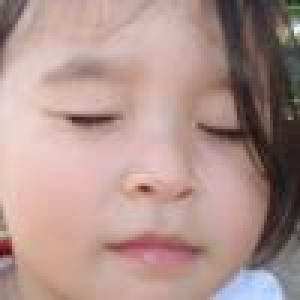
%> input picture test_images/sample_face.jpg, 100 x 100 px (shown 3 times larger)
$ octave demo_drowsy.m   (GNU Octave 9; MATLAB toolbox functions it lacks are replaced by stand-ins)
%> lines starting %> are read from the running program, lines starting %| are printed output that depends on the picture; in (x1, y1, x2, y2) boxes, pixels count from 0 and x2, y2 are one past the last pixel; in counts of white or black regions, pixels touching at a corner belong together; the program's own positions count from 1
### utils/loadSample.m
function img = loadSample(name, fallback)
%> called with name = 'sample_face.jpg'
% LOADSAMPLE  Load test_images/<name>. Also accepts the same name with another
%   extension (.jpeg .png .JPG ...). If no file is found, a MATLAB built-in image
%   (default 'peppers.png') is used and a WARNING tells you where to put your photo.
if nargin < 2, fallback = 'peppers.png'; end
root = fileparts(fileparts(mfilename('fullpath')));
folder = fullfile(root, 'test_images');
p = '';
if nargin >= 1 && ~isempty(name)
    [~, base] = fileparts(name);
    cands = [{name}, strcat(base, {'.jpg','.jpeg','.png','.JPG','.JPEG','.PNG','.bmp'})];
    for i = 1:numel(cands)
        if exist(fullfile(folder, cands{i}), 'file')
            p = fullfile(folder, cands{i});
            break;
        end
    end
end
if ~isempty(p)
    img = imread(p);
%> img is the input picture: size 100x100x3 uint8; mean R, G, B 175.3, 147.1, 141.3
    fprintf('Using your image: %s\n', p);
else
    img = imread(fallback);
    warning(['%s was not found in %s\nUsing the MATLAB test image "%s" instead.\n' ...
             'Save your face photo there as %s (JPG or PNG) and run again.'], ...
            name, folder, fallback, name);
end
if size(img,3) == 4, img = img(:,:,1:3); end
end

### pipeline/drowsyPipeline.m
function R = drowsyPipeline(img, mode, thr, varargin)
%> called with mode = 'face'
% DROWSYPIPELINE  Full drowsy-driver pipeline that uses all three modules.
%   R = drowsyPipeline(img, 'face')            photo or video frame of a driver
%   R = drowsyPipeline(img, 'eye')             already cropped eye image
%   R = drowsyPipeline(img, mode, thr, 'Method', m)
%       m = 'auto' (default: trained model if models/eyeModel.mat exists, else rule)
%           'knn'  trained eye-state model (Viola-Jones + HOG features + KNN)
%           'rule' rule-based baseline (skin segmentation + dark-blob openness)
%   thr = openness threshold; [] -> 0.50 for 'knn', 0.30 for 'rule'
%
%   Trained-model steps ('knn')
%     1. Module 1: V-channel histogram equalization + median filter
%     2. Module 2: Viola-Jones face + eye detection (skin segmentation fallback)
%     3. Module 3: rotate the image so the eyes are level (head tilt), then
%        resize every eye to 24x24 with our bilinear interpolation
%     4. Features: Sobel-gradient orientation histograms (Module 2) + thumbnail
%     5. KNN classifier (from scratch) -> probability that each eye is closed
%     openness score = 1 - mean closed probability of the two eyes
%   Rule-based steps ('rule'): enhancement -> skin eye band -> resize -> dark blob
%     height/width (drowsyDecision).
%
%   Output fields: enhanced, crop, mask, overlay, score, label, box, thr,
%                  method, locator, eyes, face, tilt, pClosed
if nargin < 2 || isempty(mode), mode = 'face'; end
if nargin < 3, thr = []; end
method = 'auto';  removeBrow = true;
if ~isempty(varargin) && (islogical(varargin{1}) || isnumeric(varargin{1}))
    removeBrow = logical(varargin{1});  varargin(1) = [];  method = 'rule';  % old call style
end
for i = 1:2:numel(varargin)
    switch lower(varargin{i})
        case 'method',     method = lower(varargin{i+1});
        case 'removebrow', removeBrow = logical(varargin{i+1});
        otherwise, error('Unknown option %s', varargin{i});
    end
end
%> after the loop, method = 'auto'; removeBrow = true
model = [];
if ~strcmp(method, 'rule'), model = loadEyeModel(); end
if strcmp(method, 'knn') && isempty(model)
    error('No trained model yet: run trainEyeModel first.');
end
if strcmp(method, 'auto')
    if isempty(model)
        method = 'rule';
        warning('drowsyPipeline:noModel', ['models/eyeModel.mat not found: using the rule-based ' ...
                'method. Run trainEyeModel to train the eye-state model.']);
    else
        method = 'knn';
    end
end
if isempty(thr)
    if strcmp(method, 'knn'), thr = 0.50; else, thr = 0.30; end
end

if size(img,3) == 4, img = img(:,:,1:3); end
if size(img,3) == 1, img = repmat(im2uint8(img), [1 1 3]); end
img = im2uint8(img);

% 1) enhancement (Module 1)
enh = medianFilter(histEqualize(img), 3);

if strcmp(method, 'rule')
    R = rulePath(enh, mode, thr, removeBrow);
    return;
end

% ---------------- trained-model path ----------------
[Hh, Ww, ~] = size(enh);
if strcmpi(mode, 'face')
    D = detectFaceEyes(enh);                                   % 2) Module 2
    work = enh;  eyes = D.eyes;
    if abs(D.tilt) > 5                                         % 3) Module 3: level the eyes
        work = rotateImg(enh, D.tilt, 'bilinear');
        c = [(Ww+1)/2, (Hh+1)/2];
        T = tformMatrix('translate', c(1), c(2)) * tformMatrix('rotate', D.tilt) * ...
            tformMatrix('translate', -c(1), -c(2));
        for i = 1:2
            bc = [eyes(i,1) + eyes(i,3)/2, eyes(i,2) + eyes(i,4)/2, 1]';
            p = T * bc;
            eyes(i,1:2) = [p(1) - eyes(i,3)/2, p(2) - eyes(i,4)/2];
        end
        eyes = clipBoxes(eyes, Ww, Hh);
    end
    nEye = 2;
    box = [min(D.eyes(:,1)), min(D.eyes(:,2)), ...
           max(D.eyes(:,1) + D.eyes(:,3)) - min(D.eyes(:,1)), ...
           max(D.eyes(:,2) + D.eyes(:,4)) - min(D.eyes(:,2))];
    locator = D.method;  faceBox = D.face;  tilt = D.tilt;  eyeBoxes = D.eyes;
else
    work = enh;  eyes = [1 1 Ww Hh];  nEye = 1;
    box = eyes;  locator = 'none (eye image)';  faceBox = [];  tilt = 0;  eyeBoxes = eyes;
end

pC = zeros(nEye, 1);
tiles = cell(1, nEye);
for i = 1:nEye
    b = eyes(i,:);
    e = work(b(2):b(2)+b(4)-1, b(1):b(1)+b(3)-1, :);
    [~, pC(i)] = knnPredict(model, eyeFeatures(e));            % 4-5) features + KNN
    tiles{i} = scaleImg(e, 64/size(e,2), 64/size(e,1), 'bilinear');   % for display
    tiles{i} = tiles{i}(1:64, 1:64, :);
end
pClosed = mean(pC);
score = 1 - pClosed;
if score < thr, label = 'DROWSY'; else, label = 'ALERT'; end

crop = cat(2, tiles{:});
ov = crop;
for i = 1:nEye                                                % green = open, red = closed
    if pC(i) >= 0.5, col = [255 0 0]; else, col = [0 200 0]; end
    ov = drawBoxes(ov, [(i-1)*64+1, 1, 64, 64], col, 3);
end
R = struct('enhanced', enh, 'crop', crop, 'mask', false(size(crop,1), size(crop,2)), ...
           'overlay', ov, 'score', score, 'label', label, 'box', box, 'thr', thr, ...
           'method', 'knn', 'locator', locator, 'eyes', eyeBoxes, 'face', faceBox, ...
           'tilt', tilt, 'pClosed', pC);
end

function R = rulePath(enh, mode, thr, removeBrow)
% rule-based baseline: skin eye band -> resize -> dark-blob openness
if strcmpi(mode, 'face')
    [crop, box] = locateEyeRegion(enh);                        % Module 2
else
    crop = enh;  box = [1 1 size(enh,2) size(enh,1)];
end
sc = 128 / size(crop, 2);
crop = scaleImg(crop, sc, sc, 'bilinear');                     % Module 3
[label, score, mask] = drowsyDecision(crop, thr, removeBrow);
ov = crop;
r = ov(:,:,1); g = ov(:,:,2); b = ov(:,:,3);
r(mask) = 255;  g(mask) = 0;  b(mask) = 0;
ov = cat(3, r, g, b);
R = struct('enhanced', enh, 'crop', crop, 'mask', mask, 'overlay', ov, ...
           'score', score, 'label', label, 'box', box, 'thr', thr, ...
           'method', 'rule', 'locator', 'skin', 'eyes', box, 'face', [], ...
           'tilt', 0, 'pClosed', NaN);
end

### module1_enhancement/histEqualize.m
function out = histEqualize(img)
% HISTEQUALIZE  Histogram equalization implemented from scratch.
%   Gray image: s_k = (L-1) * CDF(r_k).  Color image: equalize the V channel
%   of HSV so colors are preserved.
if size(img,3) == 3
    hsv = rgb2hsv(img);
%> hsv: size 100x100x3 double; mean H, S, V 0.123, 0.215, 0.692
    v = histEqualize(im2uint8(hsv(:,:,3)));
%> in histEqualize (call 2), `g = im2uint8(img);`:
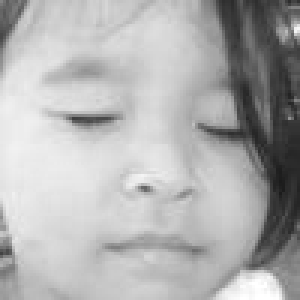
%> g: size 100x100 uint8 (shown 3 times larger); min 27, max 255, mean 176.4
%> in histEqualize (call 2), `counts = histcounts(g(:), 0:256);`: counts = 256 values, max 163 at index 205, min 0 at index 1, mean 39.06
%> in histEqualize (call 2), `cdf = cumsum(counts) / numel(g);`: cdf = 256 values from 0 to 1
%> in histEqualize (call 2), `map = uint8(round(255 * cdf));`: map = 256 values from 0 to 255
    hsv(:,:,3) = double(v)/255;
%> hsv: size 100x100x3 double; mean H, S, V 0.123, 0.215, 0.504
    out = im2uint8(hsv2rgb(hsv));
%> out: size 100x100x3 uint8
    return;
end
g = im2uint8(img);
counts = histcounts(g(:), 0:256);
cdf = cumsum(counts) / numel(g);
map = uint8(round(255 * cdf));
out = map(double(g) + 1);
end

### module1_enhancement/medianFilter.m
function out = medianFilter(img, k)
%> called with k = 3
% MEDIANFILTER  k-by-k median filter (good against salt-and-pepper noise).
if nargin < 2, k = 3; end
k = 2*floor(k/2) + 1;
r = (k-1)/2;
x = im2double(img);
[h, w, c] = size(x);
%> h = 100; w = 100; c = 3
out = zeros(h, w, c);
for ch = 1:c
    P = padarray(x(:,:,ch), [r r], 'replicate');
    stack = zeros(h, w, k*k);
    idx = 0;
    for dy = 0:k-1
        for dx = 0:k-1
            idx = idx + 1;
            stack(:,:,idx) = P(1+dy:h+dy, 1+dx:w+dx);
        end
    end
    out(:,:,ch) = median(stack, 3);
end
%> out: size 100x100x3 double
out = im2uint8(out);
%> out: size 100x100x3 uint8
end

### module2_segmentation/colorSegment.m
function [out, mask] = colorSegment(img, space, lo, hi)
%> called with space = 'hsv'
% COLORSEGMENT  Color-based segmentation in RGB or HSV space.
%   colorSegment(img,'rgb')            classic RGB skin rule
%   colorSegment(img,'hsv')            skin range in HSV
%   colorSegment(img,space,lo,hi)      custom range, lo/hi = 1x3 vectors
%       RGB range 0-255, HSV range 0-1.
if size(img,3) ~= 3, error('colorSegment needs an RGB image.'); end
if nargin < 2, space = 'hsv'; end
switch lower(space)
    case 'rgb'
        x = double(im2uint8(img));
        R = x(:,:,1); G = x(:,:,2); B = x(:,:,3);
        if nargin < 4
            mask = R>95 & G>40 & B>20 & (max(x,[],3)-min(x,[],3))>15 & abs(R-G)>15 & R>G & R>B;
        else
            mask = all(x >= reshape(lo,1,1,3) & x <= reshape(hi,1,1,3), 3);
        end
    case 'hsv'
        x = rgb2hsv(img);
%> x: size 100x100x3 double; mean H, S, V 0.112, 0.214, 0.504
        H = x(:,:,1); S = x(:,:,2); V = x(:,:,3);
%> after `H = x(:,:,1)`:
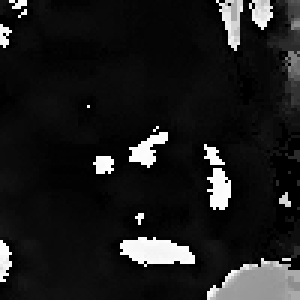
%> H: size 100x100 double (shown 3 times larger); min 0, max 0.996, mean 0.112
%> after `S = x(:,:,2)`:
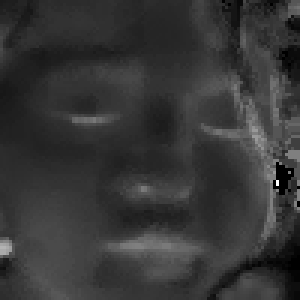
%> S: size 100x100 double (shown 3 times larger); min 0, max 1, mean 0.214
        if nargin < 4
            mask = (H <= 0.14 | H >= 0.95) & S >= 0.15 & S <= 0.75 & V >= 0.20;
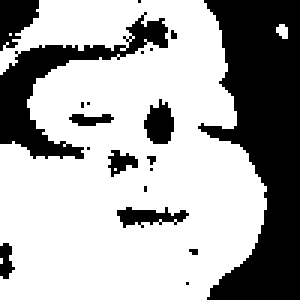
%> mask: size 100x100 logical (shown 3 times larger); 67% white; 20 black regions (12 under 20 px), largest, box (x1, y1, x2, y2) and area: (66, 0, 100, 100) 2107, (0, 4, 56, 53) 694, (0, 0, 13, 17) 149
        else
            mask = all(x >= reshape(lo,1,1,3) & x <= reshape(hi,1,1,3), 3);
        end
    otherwise, error('space must be ''rgb'' or ''hsv''.');
end
out = im2uint8(img) .* uint8(repmat(mask, [1 1 3]));
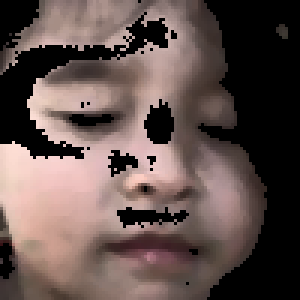
%> out: size 100x100x3 uint8 (shown 3 times larger); mean R, G, B 98.1, 81.4, 77.6
end

### module2_segmentation/morphOps.m
function out = morphOps(img, op, r, shape)
% MORPHOPS  Binary morphology implemented from scratch.
%   op    : 'dilate' | 'erode' | 'open' | 'close'
%   r     : structuring-element radius (default 1)
%   shape : 'disk' (default) | 'square'
%   The input is binarized (Otsu) if it is not already binary.
if nargin < 2, op = 'dilate'; end
if nargin < 3 || isempty(r), r = 1; end
if nargin < 4 || isempty(shape), shape = 'disk'; end
bw = toBinary(img);
r = max(1, round(r));
[X, Y] = meshgrid(-r:r);
if strcmpi(shape, 'square'), se = true(2*r+1); else, se = (X.^2 + Y.^2) <= r^2; end
switch lower(op)
    case 'dilate', R = dilateBW(bw, se);
    case 'erode',  R = erodeBW(bw, se);
    case 'open',   R = dilateBW(erodeBW(bw, se), se);
    case 'close',  R = erodeBW(dilateBW(bw, se), se);
    otherwise, error('Unknown morphological op: %s', op);
end
out = uint8(R) * 255;
end

function R = dilateBW(bw, se)
r = (size(se,1)-1)/2;  [h, w] = size(bw);
%> after `[h, w] = size(bw)`: h = 100; w = 100
P = false(h+2*r, w+2*r);  P(r+1:r+h, r+1:r+w) = bw;
%> after `P(r+1:r+h, r+1:r+w) = bw`: P: size 110x110 logical; 55.3% white; 16 black regions (11 under 20 px), largest, box (x1, y1, x2, y2) and area: (0, 0, 110, 110) 5091, (53, 38, 63, 53) 105, (44, 74, 68, 81) 93, (41, 55, 51, 64) 49, (28, 43, 43, 47) 41
R = false(h, w);
for dy = -r:r
    for dx = -r:r
        if se(dy+r+1, dx+r+1)
            R = R | P(r+1+dy:r+h+dy, r+1+dx:r+w+dx);
        end
    end
end
%> R: size 100x100 logical; 85.1% white; 4 black regions (1 under 20 px), largest, box (x1, y1, x2, y2) and area: (74, 0, 100, 100) 1367, (0, 26, 7, 43) 74, (0, 0, 8, 7) 46
end

function R = erodeBW(bw, se)
r = (size(se,1)-1)/2;  [h, w] = size(bw);
P = true(h+2*r, w+2*r);  P(r+1:r+h, r+1:r+w) = bw;
%> after `P(r+1:r+h, r+1:r+w) = bw`: P: size 110x110 logical; 87.7% white; 4 black regions (1 under 20 px), largest, box (x1, y1, x2, y2) and area: (79, 5, 105, 105) 1367, (5, 31, 12, 48) 74, (5, 5, 13, 12) 46
R = true(h, w);
for dy = -r:r
    for dx = -r:r
        if se(dy+r+1, dx+r+1)
            R = R & P(r+1+dy:r+h+dy, r+1+dx:r+w+dx);
        end
    end
end
%> R: size 100x100 logical; 75% white; 3 black regions, box (x1, y1, x2, y2) and area: (69, 0, 100, 100) 2046, (0, 16, 17, 48) 330, (0, 0, 13, 12) 124
end

### module2_segmentation/locateEyeRegion.m
function [crop, box] = locateEyeRegion(img)
% LOCATEEYEREGION  Find the face by skin-color segmentation (HSV) + morphology,
%   then return the band of the face where the eyes are expected
%   (15%-50% of the face height). box = [x y width height].
%   Falls back to the whole image when no skin region is found.
[~, mask] = colorSegment(img, 'hsv');
m = morphOps(uint8(mask)*255, 'close', 5, 'disk') > 0;
m = morphOps(uint8(m)*255,   'open',  3, 'disk') > 0;
%> in erodeBW (call 2), `P(r+1:r+h, r+1:r+w) = bw`: P: size 106x106 logical; 77.8% white; 3 black regions, box (x1, y1, x2, y2) and area: (72, 3, 103, 103) 2046, (3, 19, 20, 51) 330, (3, 3, 16, 15) 124
%> after the loop in erodeBW (call 2), `for dy = -r:r`: R: size 100x100 logical; 69.1% white; 3 black regions, box (x1, y1, x2, y2) and area: (66, 0, 100, 100) 2390, (0, 13, 20, 51) 517, (0, 0, 16, 15) 186
%> in dilateBW (call 2), `P(r+1:r+h, r+1:r+w) = bw`: P: size 106x106 logical; 61.5% white; 1 black region, box (x1, y1, x2, y2) and area: (0, 0, 106, 106) 4329
%> after the loop in dilateBW (call 2), `for dy = -r:r`:
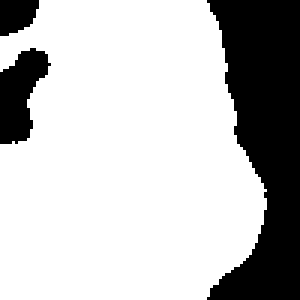
%> R: size 100x100 logical (shown 3 times larger); 74.7% white; 3 black regions, box (x1, y1, x2, y2) and area: (69, 0, 100, 100) 2071, (0, 16, 17, 48) 335, (0, 0, 13, 12) 124
L = bwlabel(m, 8);
if max(L(:)) == 0
    crop = img;  box = [1 1 size(img,2) size(img,1)];  return;
end
areas = accumarray(L(L>0), 1);
%> areas = 7470
[~, k] = max(areas);
%> k = 1
[rr, cc] = find(L == k);
%> rr = 7470 values from 1 to 100; cc = 7470 values from 1 to 89
top = min(rr); bot = max(rr); left = min(cc); right = max(cc);
%> after `top = min(rr)`: top = 1
%> after `bot = max(rr)`: bot = 100
%> after `left = min(cc)`: left = 1
%> after `right = max(cc)`: right = 89
H = bot - top + 1;
%> H = 100
r1 = top + round(0.15*H);
%> r1 = 16
r2 = max(r1+5, top + round(0.50*H));
%> r2 = 51
r2 = min(r2, size(img,1));
crop = img(r1:r2, left:right, :);
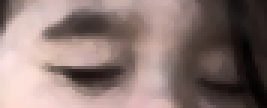
%> crop: size 36x89x3 uint8 (shown 3 times larger); mean R, G, B 138.5, 118.4, 114
box = [left r1 right-left+1 r2-r1+1];
%> box = [1 16 89 36]
end

### module3_geometry/scaleImg.m
function out = scaleImg(img, sx, sy, method)
%> called with sx = 1.44, sy = 1.44, method = 'bilinear'
% SCALEIMG  Scaling / zooming (resize) with a chosen interpolation method.
%   Output size = round([rows*sy cols*sx]). Corners of input and output align.
if nargin < 3 || isempty(sy), sy = sx; end
if nargin < 4 || isempty(method), method = 'bilinear'; end
[h, w, ~] = size(img);
%> h = 36; w = 89
outSize = max(1, round([h*sy, w*sx]));
%> outSize = [52 128]
T = [sx 0 1-sx; 0 sy 1-sy; 0 0 1];          % x_out = sx*(x_in-1)+1
%> T = [1.44 0 -0.438; 0 1.44 -0.438; 0 0 1]
out = warpReverse(img, T, outSize, method);
end

### module3_geometry/warpReverse.m
function out = warpReverse(img, T, outSize, method)
%> called with T = [1.44 0 -0.438; 0 1.44 -0.438; 0 0 1], outSize = [52 128], method = 'bilinear'
% WARPREVERSE  Reverse (inverse) mapping: for every OUTPUT pixel find the
%   corresponding INPUT location with inv(T) and interpolate. No holes appear.
%   T = 3x3 forward matrix, outSize = [rows cols], method = interpolation.
img = im2uint8(img);
if nargin < 3 || isempty(outSize), outSize = [size(img,1) size(img,2)]; end
if nargin < 4 || isempty(method),  method = 'bilinear'; end
Ho = outSize(1);  Wo = outSize(2);
[xo, yo] = meshgrid(1:Wo, 1:Ho);
P = T \ [xo(:)'; yo(:)'; ones(1, numel(xo))];
xs = reshape(P(1,:) ./ P(3,:), Ho, Wo);
ys = reshape(P(2,:) ./ P(3,:), Ho, Wo);
%> the run ends on the next line
out = sampleImage(img, xs, ys, method);
end

### classifier/loadEyeModel.m
function model = loadEyeModel(cmd)
% LOADEYEMODEL  Load models/eyeModel.mat once and keep it in memory.
%   model = loadEyeModel            -> [] if the model has not been trained yet
%   loadEyeModel('reload')          -> forget the cached model (after training)
persistent M tried
if nargin >= 1 && strcmpi(cmd, 'reload'), M = []; tried = []; end
if isempty(tried)
    tried = true;
    f = fullfile(fileparts(fileparts(mfilename('fullpath'))), 'models', 'eyeModel.mat');
    if exist(f, 'file')
        S = load(f, 'model');
        M = S.model;
    end
end
model = M;
end

### utils/toBinary.m
function bw = toBinary(img)
% TOBINARY  Return a logical image. Binary/two-level images are kept as is,
%   other images are thresholded with Otsu's method.
if islogical(img), bw = img; return; end
if size(img,3) == 1 && numel(unique(img(:))) <= 2
    bw = img > 0; return;
end
g = toGray(img);
[~, t] = otsuSegment(g);
bw = g > t;
end

### demos/demo_drowsy.m
% DEMO_DROWSY  Full pipeline (Modules 1 + 2 + 3 + trained model) on one image.
%   Uses the trained eye-state model if models/eyeModel.mat exists (run trainEyeModel
%   first), otherwise the rule-based method. A second figure shows the rule-based
%   baseline on the same image for comparison.
clear; clc; close all;
addpath(genpath(fileparts(fileparts(mfilename('fullpath')))));
img = loadSample('sample_face.jpg');

R = drowsyPipeline(img, 'face');                      % trained model (or rule if none)
